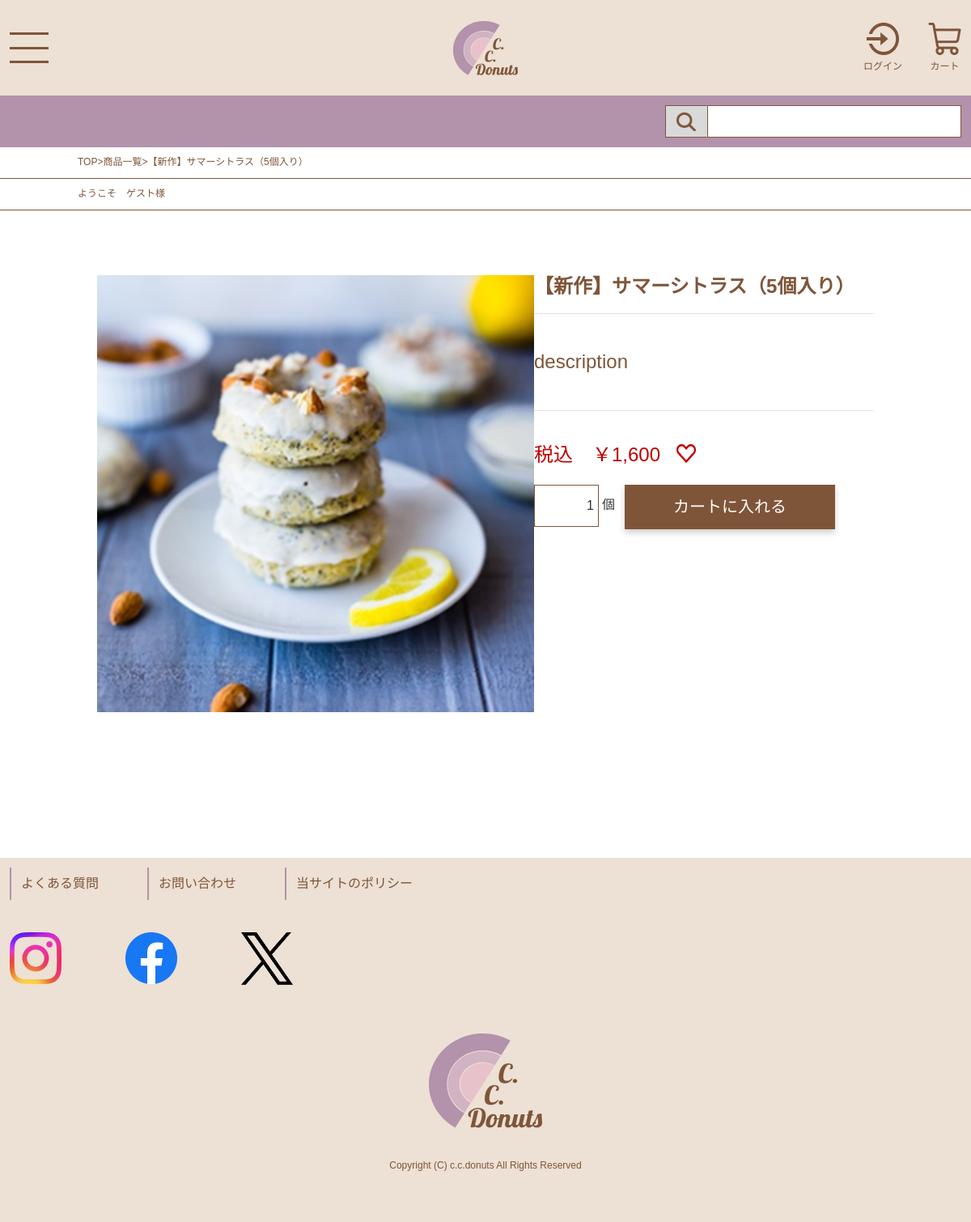
Page /detail.php?id=5 on the earlier database version.
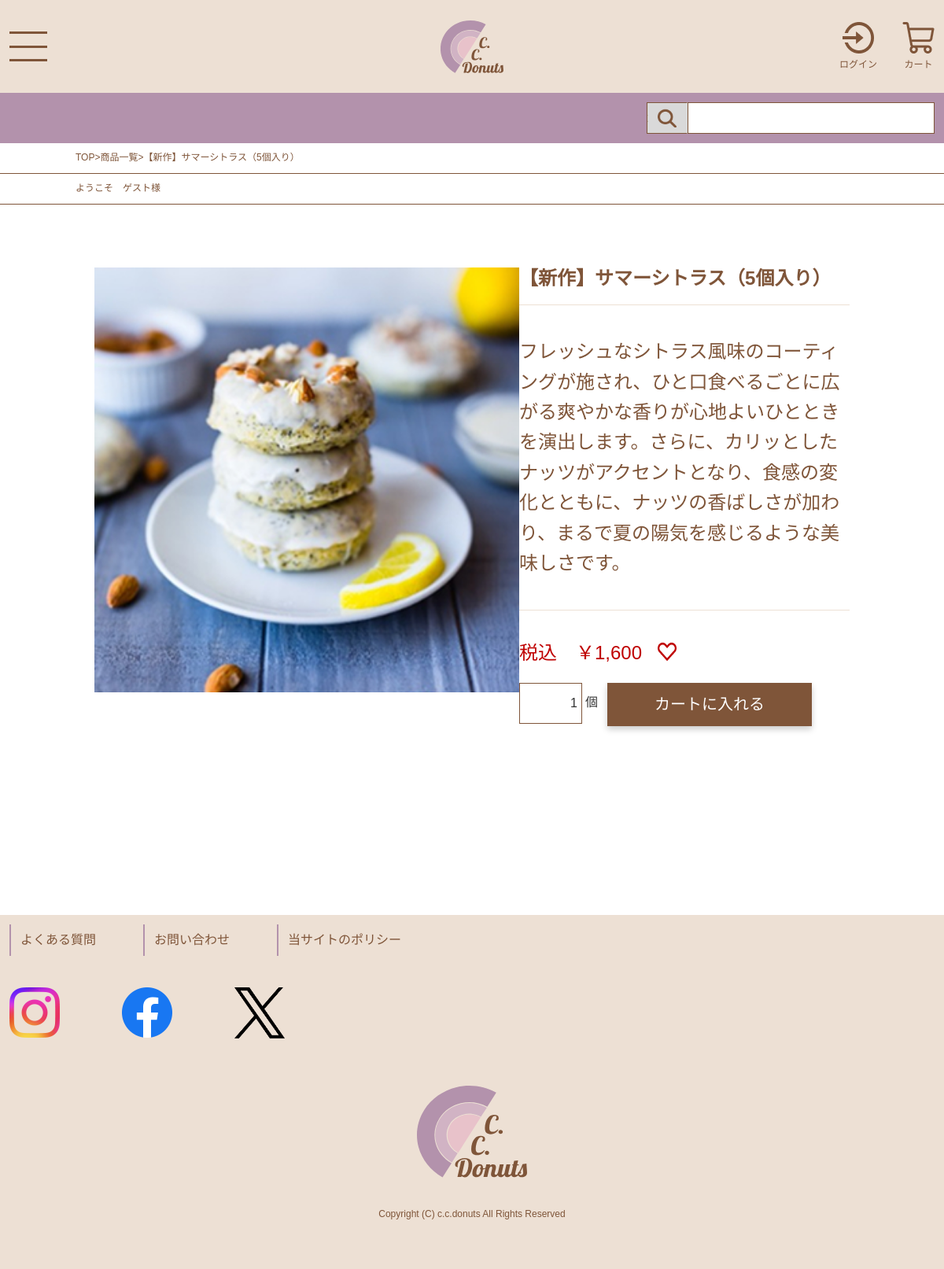
Same page on the later database version.
### tables this page shows
CREATE TABLE product(
   
   
   
   
  id int AUTO_INCREMENT PRIMARY KEY,
  name varchar(200) NOT null,
  price int NOT null,
  description varchar(1000) NOT null
);

### detail.php (the view, shortened to what this page needs)
<?php require 'includes/header.php' ?>
<?php require 'includes/database.php'; ?>
<?php
$sql=$pdo->prepare('select*from product where id=?');
$sql->execute([$_REQUEST['id']]);
$product = $sql->fetch();
echo '<div class=bnav>';
echo '<p><a href="index.php">TOP</a>&gt;<a href="product.php">商品一覧</a>&gt;',$product['name'],'</p></div>';
?>
<?php if(isset($_SESSION['customer'])): ?>
  <p class="guest_name_area">ようこそ&#12288; <?= htmlspecialchars($_SESSION['customer']['name']) ?> 様</p>
<?php else: ?>
  <p class="guest_name_area">ようこそ&#12288;ゲスト様</p>
<?php endif; ?>
<?php
echo '<main>';
echo '<form action="cart-input.php" method="post" class="detail">';
echo '<div class=product_box><p class=product_img><img alt="image" src="common/images/donuts',$product['id'],'.jpg"></p>';
echo '<div class=right_box><p class=product_name>',$product['name'],'</p>';
echo '<p class=product_descriotion>',$product['description'],'</p>';
echo '<div class=price_box><p class=product_price>税込　￥',number_format($product['price']),'</p>';
echo '<p class=favorite><img alt="お気に入り" src="common/images/favorite.png"></p></div>';
echo '<div class=cart_box><p class=number><input type="text" name="count" value="1"><span class=count>個</span></p>';
echo '<input type="submit" class="in_cart" value="カートに入れる">';
echo '</div></form></main>';
?>
<?php require 'includes/footer.php' ?>

### includes/header.php (shortened to what this page needs)
<!DOCTYPE html>
<html lang="ja">
<head>
<link rel="stylesheet" href="common/css/reset.css">
<link rel="stylesheet" href="common/css/common.css">
<?php
 $page=pathinfo($_SERVER['PHP_SELF']);
echo '<link rel="stylesheet" href="common/css/';
echo $page['filename'],'.css';
echo '">';
?>
</head>
<body>
  <header>
    <div class="header_inner">
      <nav class="header_nav">
        <button id="hamburger_menu">
            <span class="nav_icon_top"></span>
            <span class="nav_icon_center"></span>
            <span class="nav_icon_bottom"></span>
         </button>
      </nav>
      <h1>
        <a href="index.php"><img src="common/images/logo.svg" alt="ロゴ画像"></a>
      </h1>
      <?php if(isset($_SESSION['customer'])): ?>
      <div class="login_nav" id="login_after">
        <a href="logout-input.php"><img src="common/images/login-icon.png" alt="ログアウト画像"><p>ログアウト</p></a>
        <a href="cart-show.php"><img src="common/images/cart-icon.png" alt="カート画像"><p>カート</p></a>
      </div>
      <?php else: ?>
      <div class="login_nav" id="login_before">
        <a href="login-input.php"><img src="common/images/login-icon.png" alt="ログイン画像"><p>ログイン</p></a>
        <a href="cart-show.php"><img src="common/images/cart-icon.png" alt="カート画像"><p>カート</p></a>
      </div>
      <?php endif; ?>
    </div>
    <div class="search_design">
      <form action="" method="post" id="search_area">
        <input type="text" name="search" class="search_keyword">
        <input type="submit" class="search_submit">
      </form>
    </div>
  </header>

### includes/footer.php (shortened to what this page needs)
<footer>
  <div class="footer_design">
    <div id="footer_nav">
      <p><a href="#">よくある質問</a></p>
      <p><a href="#">お問い合わせ</a></p>
      <p><a href="#">当サイトのポリシー</a></p>
    </div>
    <div id="sns_area">
      <a href="https://www.instagram.com/" target="_blank"><img src="common/images/instagram.png" alt="インスタグラムのアイコン"></a>
      <a href="https://www.facebook.com/" target="_blank"><img src="common/images/facebook.png" alt="フェイスブックのアイコン"></a>
      <a href="https://x.com/" target="_blank"><img src="common/images/x.png" alt="エックスのアイコン"></a>
    </div>
    <p id="footer_logo_area"><a href="index.php"><img src="common/images/logo.svg" alt="ロゴ画像"></a></p>
    <small>Copyright (C) c.c.donuts All Rights Reserved</small>
  </div>
</footer>
</body>
</html>

### common/css/common.css (style rules this page uses)
* { margin: 0; padding: 0; font-family: "Noto Sans JP", sans-serif; color: #7f5539; }
header { height: 127px; background-color: #ede0d4; }
.header_inner { padding: 24px 12px 20px; display: flex; justify-content: space-between; align-items: center; }
.header_nav { display: inline-block; }
#hamburger_menu { height: 20px; width: 24px; background-color: transparent; border: 0; display: flex; flex-direction: column; justify-content: space-between; z-index: 10; }
#hamburger_menu span { display: block; height: 3px; width: 100%; background-color: #7f5539; transition: linear 400ms; }
h1 { position: absolute; left: 50%; transform: translate(-50%); }
h1 img { height: 50px; }
.login_nav { text-align: center; display: flex; gap: 12px; }
.login_nav a img { height: 20px; margin-bottom: 4px; }
.login_nav a p { font-size: 10px; }
#search_area { height: 37px; padding: 0 12px; margin-bottom: 12px; display: flex; flex-direction: row-reverse; justify-content: center; }
.search_keyword { padding: 0 2px; width: 100%; background-color: #fff; border: 1px solid #7f5539; }
.search_submit { text-indent: -100%; background-color: #d9d9d9; background-image: url(../images/search-icon.png); background-repeat: no-repeat; background-position: center; background-size: 18px; border: 1px solid #7f5539; border-right: 1px solid transparent; }
footer { padding: 12px; height: 310px; background-color: #ede0d4; }
#footer_nav { color: #7f5539; font-size: 12px; line-height: 1; letter-spacing: 0; display: flex; flex-direction: column; }
#footer_nav p { margin-bottom: 20px; padding: 4px 12px; border-left: 2px solid #b392ac; }
#sns_area { width: 134px; display: flex; justify-content: space-between; }
#sns_area a img { width: 32px; }
#footer_logo_area { text-align: right; }
#footer_logo_area a img { margin-top: 24px; width: 72px; }
small { display: block; margin-top: 24px; text-align: center; font-size: 8px; color: #7f5539; }
.in_cart { border: none; cursor: pointer; box-shadow: 0 4px 8px rgba(0, 0, 0, 0.2); transition: all 0.3s ease; text-align: center; }
@media screen and (min-width:768px) { header { height: 182px; } }
@media screen and (min-width:768px) { .header_inner { height: 118px; margin: 0 auto; padding: 29px 12px; width: 1200px; max-width: 100%; } }
@media screen and (min-width:768px) { .header_nav { display: inline-block; } }
@media screen and (min-width:768px) { #hamburger_menu { height: 38px; width: 48px; } }
@media screen and (min-width:768px) { #hamburger_menu span { display: block; height: 3px; width: 100%; background-color: #7f5539; transition: linear 400ms; } }
@media screen and (min-width:768px) { h1 img { height: 67px; } }
@media screen and (min-width:768px) { .login_nav { gap: 32px; } }
@media screen and (min-width:768px) { .login_nav a img { height: 40px; margin-bottom: 8px; } }
@media screen and (min-width:768px) { .login_nav a p { font-size: 12px; } }
@media screen and (min-width:768px) { .search_design { background-color: #b392ac; } }
@media screen and (min-width:768px) { #search_area { height: 64px; padding: 12px 12.5px; margin: 0 auto; width: 1200px; max-width: 100%; justify-content: flex-start; } }
@media screen and (min-width:768px) { .search_keyword { width: 26.66%; } }
@media screen and (min-width:768px) { .search_submit { background-size: 24px; } }
@media screen and (min-width:768px) { footer { height: 450px; padding: 12px 0 0; } }
@media screen and (min-width:768px) { .footer_design { margin: 0 auto; padding: 0 12px; width: 1200px; max-width: 100%; } }
@media screen and (min-width:768px) { #footer_nav { margin-bottom: 40px; width: 510px; font-size: 16px; line-height: 1; letter-spacing: 0; display: flex; flex-direction: row; justify-content: space-between; } }
@media screen and (min-width:768px) { #footer_nav p { margin-bottom: 0; padding: 12px; } }
@media screen and (min-width:768px) { #sns_area { width: 350px; display: flex; justify-content: space-between; } }
@media screen and (min-width:768px) { #sns_area a img { width: 64px; } }
@media screen and (min-width:768px) { #footer_logo_area { text-align: center; } }
@media screen and (min-width:768px) { #footer_logo_area a img { margin-top: 60px; width: 140px; } }
@media screen and (min-width:768px) { small { margin-top: 40px; font-size: 12px; } }

Differences in the rows shown:
changed product "【新作】サマーシトラス（5個入り）": description "description" → "フレッシュなシトラス風味のコーティングが施され、ひと口食べるごとに広がる爽やかな香りが心地よいひとときを演出します。さらに、カリッとしたナッツがアクセントとなり、食感の変化とともに、ナッツの香ばしさが加わり、まるで夏の陽気を感じるような美味しさです。"
